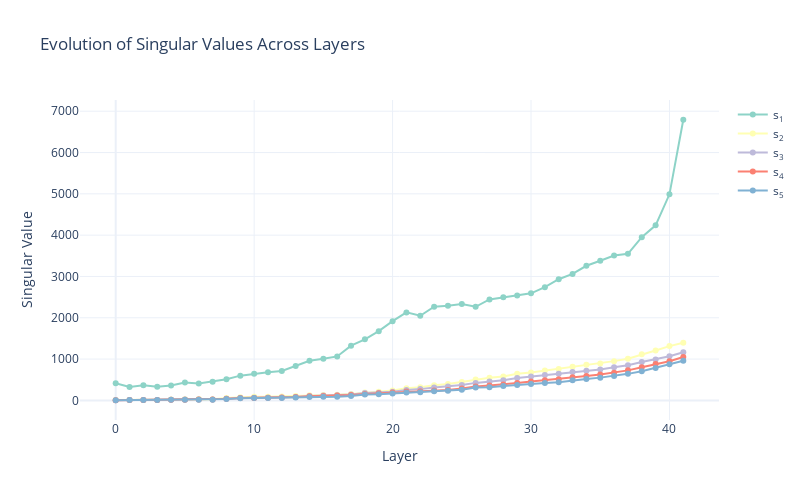

Notebook code for this chart:
### Code cell
plot_cross_layer_analysis(svd_results, alignment_matrix, trajectory)
